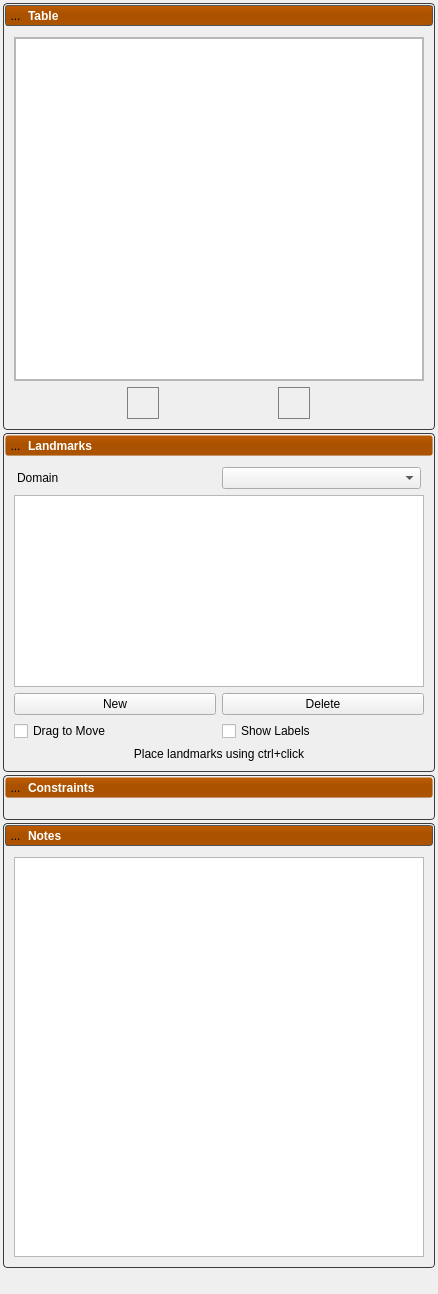
<?xml version="1.0" encoding="UTF-8"?>
<ui version="4.0">
 <class>DataTool</class>
 <widget class="QWidget" name="DataTool">
  <property name="geometry">
   <rect>
    <x>0</x>
    <y>0</y>
    <width>438</width>
    <height>1294</height>
   </rect>
  </property>
  <property name="windowTitle">
   <string>Form</string>
  </property>
  <property name="styleSheet">
   <string notr="true">

QWidget#widget {
 background-color: rgba(0,0,255,255);
}

QToolButton {
	border: 1px solid rgba( 0, 0, 0, 0 );
	margin: 0, 0, 0, 0;
	padding: 0, 0, 0, 0;
}

QToolButton:hover{
	background-color: rgba( 140, 140, 140, 50 );
}

QToolButton:pressed{
	border: 1px solid rgba( 100, 100, 100, 120 );
	background-color: rgba( 100, 100, 100, 200 );
}

QToolButton#add_button {
	border: 1px solid rgba( 128, 128, 128, 255 );
	margin: 0, 0, 0, 0;
	padding: 0, 0, 0, 0;
}

QToolButton#delete_button {
	border: 1px solid rgba( 128, 128, 128, 255 );
	margin: 0, 0, 0, 0;
	padding: 0, 0, 0, 0;
}


/************************************************************************/




/********************** table panel ***********************/

QLabel#table_label {
    color: white;
    font: bold;
}

QPushButton#table_header {
    background-color: qlineargradient(spread:pad, x1:0.5, y1:0, x2:0.5, y2:0.960227, stop:0 rgba(0, 0, 0, 0), stop:0.45 rgba(0, 0, 0, 30), stop:1 rgba(0, 0, 0, 25));
    border-radius: 3px;
}

QWidget#table_header_background {
    background-color: rgb( 192, 92, 0);
    border-radius: 3px;
    border: 1px solid rgb(90, 90, 90);
}

QWidget#table_panel {
    border-radius: 4px;
    border: 1px solid rgb(60, 60, 60);
    color: rgb(90, 90, 90);
}

/********************** notes panel ***********************/

QLabel#notes_label {
    color: white;
    font: bold;
}

QPushButton#notes_header {
    background-color: qlineargradient(spread:pad, x1:0.5, y1:0, x2:0.5, y2:0.960227, stop:0 rgba(0, 0, 0, 0), stop:0.45 rgba(0, 0, 0, 30), stop:1 rgba(0, 0, 0, 25));
    border-radius: 3px;
}

QWidget#notes_header_background {
    background-color: rgb( 192, 92, 0);
    border-radius: 3px;
    border: 1px solid rgb(90, 90, 90);
}

QWidget#notes_panel {
    border-radius: 4px;
    border: 1px solid rgb(60, 60, 60);
    color: rgb(90, 90, 90);
}



/********************** constraints panel ***********************/

QLabel#constraints_label {
    color: white;
    font: bold;
}

QPushButton#constraints_header {
    background-color: qlineargradient(spread:pad, x1:0.5, y1:0, x2:0.5, y2:0.960227, stop:0 rgba(0, 0, 0, 0), stop:0.45 rgba(0, 0, 0, 30), stop:1 rgba(0, 0, 0, 25));
    border-radius: 3px;
}

QWidget#constraints_header_background {
    background-color: rgb( 192, 92, 0);
    border-radius: 3px;
    border: 1px solid rgb(90 90, 90);
}

QWidget#constraints_panel {
    border-radius: 4px;
    border: 1px solid rgb(60, 60, 60);
    color: rgb(90, 90, 90);
}


/********************** landmarks panel ***********************/

QLabel#landmarks_label {
    color: white;
    font: bold;
}

QPushButton#landmarks_header {
    background-color: qlineargradient(spread:pad, x1:0.5, y1:0, x2:0.5, y2:0.960227, stop:0 rgba(0, 0, 0, 0), stop:0.45 rgba(0, 0, 0, 30), stop:1 rgba(0, 0, 0, 25));
    border-radius: 3px;
}

QWidget#landmarks_header_background {
    background-color: rgb( 192, 92, 0);
    border-radius: 3px;
    border: 1px solid rgb(90 90, 90);
}

QWidget#landmarks_panel {
    border-radius: 4px;
    border: 1px solid rgb(60, 60, 60);
    color: rgb(90, 90, 90);
}

/*********************************************/

QWidget#compactness_panel {
    border-radius: 4px;
    border: 1px solid rgb(60, 60, 60);
    color: rgb(90, 90, 90);
}

QWidget#generalization_panel {
    border-radius: 4px;
    border: 1px solid rgb(60, 60, 60);
    color: rgb(90, 90, 90);
}
QWidget#explained_variance_panel {
    border-radius: 4px;
    border: 1px solid rgb(60, 60, 60);
    color: rgb(90, 90, 90);
}

QWidget#specificity_panel {
    border-radius: 4px;
    border: 1px solid rgb(60, 60, 60);
    color: rgb(90, 90, 90);
}
</string>
  </property>
  <layout class="QVBoxLayout" name="verticalLayout">
   <property name="spacing">
    <number>3</number>
   </property>
   <property name="leftMargin">
    <number>3</number>
   </property>
   <property name="topMargin">
    <number>3</number>
   </property>
   <property name="rightMargin">
    <number>3</number>
   </property>
   <property name="bottomMargin">
    <number>3</number>
   </property>
   <item>
    <widget class="QWidget" name="table_panel" native="true">
     <property name="sizePolicy">
      <sizepolicy hsizetype="Preferred" vsizetype="Fixed">
       <horstretch>0</horstretch>
       <verstretch>0</verstretch>
      </sizepolicy>
     </property>
     <layout class="QVBoxLayout" name="verticalLayout_12">
      <property name="spacing">
       <number>2</number>
      </property>
      <property name="leftMargin">
       <number>2</number>
      </property>
      <property name="topMargin">
       <number>2</number>
      </property>
      <property name="rightMargin">
       <number>2</number>
      </property>
      <property name="bottomMargin">
       <number>2</number>
      </property>
      <item>
       <widget class="QWidget" name="table_header_background" native="true">
        <layout class="QVBoxLayout" name="verticalLayout_13">
         <property name="leftMargin">
          <number>0</number>
         </property>
         <property name="topMargin">
          <number>0</number>
         </property>
         <property name="rightMargin">
          <number>0</number>
         </property>
         <property name="bottomMargin">
          <number>0</number>
         </property>
         <item>
          <widget class="QPushButton" name="table_header">
           <property name="sizePolicy">
            <sizepolicy hsizetype="Preferred" vsizetype="Fixed">
             <horstretch>0</horstretch>
             <verstretch>0</verstretch>
            </sizepolicy>
           </property>
           <property name="minimumSize">
            <size>
             <width>215</width>
             <height>21</height>
            </size>
           </property>
           <layout class="QHBoxLayout" name="horizontalLayout_15">
            <property name="spacing">
             <number>2</number>
            </property>
            <property name="leftMargin">
             <number>0</number>
            </property>
            <property name="topMargin">
             <number>0</number>
            </property>
            <property name="rightMargin">
             <number>0</number>
            </property>
            <property name="bottomMargin">
             <number>0</number>
            </property>
            <item>
             <widget class="QToolButton" name="table_open_button">
              <property name="minimumSize">
               <size>
                <width>21</width>
                <height>21</height>
               </size>
              </property>
              <property name="maximumSize">
               <size>
                <width>21</width>
                <height>21</height>
               </size>
              </property>
              <property name="text">
               <string>...</string>
              </property>
              <property name="icon">
               <iconset resource="../Resources/ShapeWorksStudio.qrc">
                <normaloff>:/Studio/Images/RightArrowWhite.png</normaloff>
                <normalon>:/Studio/Images/DownArrowWhite.png</normalon>:/Studio/Images/RightArrowWhite.png</iconset>
              </property>
              <property name="checkable">
               <bool>true</bool>
              </property>
              <property name="checked">
               <bool>true</bool>
              </property>
             </widget>
            </item>
            <item>
             <widget class="QLabel" name="table_label">
              <property name="text">
               <string>Table</string>
              </property>
             </widget>
            </item>
           </layout>
          </widget>
         </item>
        </layout>
       </widget>
      </item>
      <item>
       <widget class="QWidget" name="table_content" native="true">
        <property name="minimumSize">
         <size>
          <width>0</width>
          <height>400</height>
         </size>
        </property>
        <layout class="QGridLayout" name="gridLayout">
         <item row="1" column="0">
          <layout class="QHBoxLayout" name="horizontalLayout2">
           <item>
            <widget class="QToolButton" name="delete_button">
             <property name="minimumSize">
              <size>
               <width>32</width>
               <height>32</height>
              </size>
             </property>
             <property name="maximumSize">
              <size>
               <width>32</width>
               <height>32</height>
              </size>
             </property>
             <property name="toolTip">
              <string>Remove shapes</string>
             </property>
             <property name="text">
              <string/>
             </property>
             <property name="icon">
              <iconset resource="../Resources/ShapeWorksStudio.qrc">
               <normaloff>:/Studio/Images/remove.png</normaloff>:/Studio/Images/remove.png</iconset>
             </property>
            </widget>
           </item>
           <item>
            <widget class="QToolButton" name="add_button">
             <property name="minimumSize">
              <size>
               <width>32</width>
               <height>32</height>
              </size>
             </property>
             <property name="maximumSize">
              <size>
               <width>32</width>
               <height>32</height>
              </size>
             </property>
             <property name="toolTip">
              <string>Import Shapes</string>
             </property>
             <property name="text">
              <string/>
             </property>
             <property name="icon">
              <iconset resource="../Resources/ShapeWorksStudio.qrc">
               <normaloff>:/Studio/Images/add.png</normaloff>:/Studio/Images/add.png</iconset>
             </property>
            </widget>
           </item>
          </layout>
         </item>
         <item row="0" column="0">
          <widget class="QScrollArea" name="scrollArea">
           <property name="widgetResizable">
            <bool>true</bool>
           </property>
           <widget class="QWidget" name="scrollAreaWidgetContents">
            <property name="geometry">
             <rect>
              <x>0</x>
              <y>0</y>
              <width>408</width>
              <height>340</height>
             </rect>
            </property>
            <layout class="QGridLayout" name="gridLayout_2">
             <property name="leftMargin">
              <number>0</number>
             </property>
             <property name="topMargin">
              <number>0</number>
             </property>
             <property name="rightMargin">
              <number>0</number>
             </property>
             <property name="bottomMargin">
              <number>0</number>
             </property>
             <item row="0" column="0">
              <widget class="QTableWidget" name="table"/>
             </item>
            </layout>
           </widget>
          </widget>
         </item>
        </layout>
       </widget>
      </item>
     </layout>
    </widget>
   </item>
   <item>
    <widget class="QWidget" name="landmarks_panel" native="true">
     <property name="sizePolicy">
      <sizepolicy hsizetype="Preferred" vsizetype="Fixed">
       <horstretch>0</horstretch>
       <verstretch>0</verstretch>
      </sizepolicy>
     </property>
     <layout class="QVBoxLayout" name="verticalLayout_8">
      <property name="spacing">
       <number>2</number>
      </property>
      <property name="leftMargin">
       <number>2</number>
      </property>
      <property name="topMargin">
       <number>2</number>
      </property>
      <property name="rightMargin">
       <number>2</number>
      </property>
      <property name="bottomMargin">
       <number>2</number>
      </property>
      <item>
       <widget class="QWidget" name="landmarks_header_background" native="true">
        <layout class="QVBoxLayout" name="verticalLayout_9">
         <property name="leftMargin">
          <number>0</number>
         </property>
         <property name="topMargin">
          <number>0</number>
         </property>
         <property name="rightMargin">
          <number>0</number>
         </property>
         <property name="bottomMargin">
          <number>0</number>
         </property>
         <item>
          <widget class="QPushButton" name="landmarks_header">
           <property name="sizePolicy">
            <sizepolicy hsizetype="Preferred" vsizetype="Fixed">
             <horstretch>0</horstretch>
             <verstretch>0</verstretch>
            </sizepolicy>
           </property>
           <property name="minimumSize">
            <size>
             <width>215</width>
             <height>21</height>
            </size>
           </property>
           <layout class="QHBoxLayout" name="horizontalLayout_5">
            <property name="spacing">
             <number>2</number>
            </property>
            <property name="leftMargin">
             <number>0</number>
            </property>
            <property name="topMargin">
             <number>0</number>
            </property>
            <property name="rightMargin">
             <number>0</number>
            </property>
            <property name="bottomMargin">
             <number>0</number>
            </property>
            <item>
             <widget class="QToolButton" name="landmarks_open_button">
              <property name="minimumSize">
               <size>
                <width>21</width>
                <height>21</height>
               </size>
              </property>
              <property name="maximumSize">
               <size>
                <width>21</width>
                <height>21</height>
               </size>
              </property>
              <property name="text">
               <string>...</string>
              </property>
              <property name="icon">
               <iconset resource="../Resources/ShapeWorksStudio.qrc">
                <normaloff>:/Studio/Images/RightArrowWhite.png</normaloff>
                <normalon>:/Studio/Images/DownArrowWhite.png</normalon>:/Studio/Images/RightArrowWhite.png</iconset>
              </property>
              <property name="checkable">
               <bool>true</bool>
              </property>
              <property name="checked">
               <bool>true</bool>
              </property>
             </widget>
            </item>
            <item>
             <widget class="QLabel" name="landmarks_label">
              <property name="text">
               <string>Landmarks</string>
              </property>
             </widget>
            </item>
           </layout>
          </widget>
         </item>
        </layout>
       </widget>
      </item>
      <item>
       <widget class="QWidget" name="landmarks_content" native="true">
        <layout class="QGridLayout" name="gridLayout_12">
         <item row="1" column="0" colspan="2">
          <widget class="QTableView" name="landmark_table">
           <property name="alternatingRowColors">
            <bool>true</bool>
           </property>
           <property name="selectionMode">
            <enum>QAbstractItemView::ContiguousSelection</enum>
           </property>
          </widget>
         </item>
         <item row="3" column="0">
          <widget class="QCheckBox" name="landmark_drag_mode">
           <property name="text">
            <string>Drag to Move</string>
           </property>
          </widget>
         </item>
         <item row="2" column="0">
          <widget class="QPushButton" name="new_landmark_button">
           <property name="text">
            <string>New</string>
           </property>
          </widget>
         </item>
         <item row="2" column="1">
          <widget class="QPushButton" name="delete_landmark_button">
           <property name="text">
            <string>Delete</string>
           </property>
          </widget>
         </item>
         <item row="0" column="0" colspan="2">
          <widget class="QWidget" name="domainWidget" native="true">
           <layout class="QHBoxLayout" name="horizontalLayout">
            <property name="leftMargin">
             <number>3</number>
            </property>
            <property name="topMargin">
             <number>0</number>
            </property>
            <property name="rightMargin">
             <number>3</number>
            </property>
            <property name="bottomMargin">
             <number>0</number>
            </property>
            <item>
             <widget class="QLabel" name="label">
              <property name="text">
               <string>Domain</string>
              </property>
             </widget>
            </item>
            <item>
             <widget class="QComboBox" name="domainBox"/>
            </item>
           </layout>
          </widget>
         </item>
         <item row="4" column="0" colspan="2">
          <widget class="QLabel" name="landmark_help">
           <property name="text">
            <string>Place landmarks using ctrl+click</string>
           </property>
           <property name="alignment">
            <set>Qt::AlignCenter</set>
           </property>
          </widget>
         </item>
         <item row="3" column="1">
          <widget class="QCheckBox" name="show_landmark_labels">
           <property name="text">
            <string>Show Labels</string>
           </property>
          </widget>
         </item>
        </layout>
       </widget>
      </item>
     </layout>
    </widget>
   </item>
   <item>
    <widget class="QWidget" name="constraints_panel" native="true">
     <property name="sizePolicy">
      <sizepolicy hsizetype="Preferred" vsizetype="Fixed">
       <horstretch>0</horstretch>
       <verstretch>0</verstretch>
      </sizepolicy>
     </property>
     <layout class="QVBoxLayout" name="verticalLayout_6">
      <property name="spacing">
       <number>2</number>
      </property>
      <property name="leftMargin">
       <number>2</number>
      </property>
      <property name="topMargin">
       <number>2</number>
      </property>
      <property name="rightMargin">
       <number>2</number>
      </property>
      <property name="bottomMargin">
       <number>2</number>
      </property>
      <item>
       <widget class="QWidget" name="constraints_header_background" native="true">
        <layout class="QVBoxLayout" name="verticalLayout_7">
         <property name="leftMargin">
          <number>0</number>
         </property>
         <property name="topMargin">
          <number>0</number>
         </property>
         <property name="rightMargin">
          <number>0</number>
         </property>
         <property name="bottomMargin">
          <number>0</number>
         </property>
         <item>
          <widget class="QPushButton" name="constraints_header">
           <property name="sizePolicy">
            <sizepolicy hsizetype="Preferred" vsizetype="Fixed">
             <horstretch>0</horstretch>
             <verstretch>0</verstretch>
            </sizepolicy>
           </property>
           <property name="minimumSize">
            <size>
             <width>215</width>
             <height>21</height>
            </size>
           </property>
           <layout class="QHBoxLayout" name="horizontalLayout_4">
            <property name="spacing">
             <number>2</number>
            </property>
            <property name="leftMargin">
             <number>0</number>
            </property>
            <property name="topMargin">
             <number>0</number>
            </property>
            <property name="rightMargin">
             <number>0</number>
            </property>
            <property name="bottomMargin">
             <number>0</number>
            </property>
            <item>
             <widget class="QToolButton" name="constraints_open_button">
              <property name="minimumSize">
               <size>
                <width>21</width>
                <height>21</height>
               </size>
              </property>
              <property name="maximumSize">
               <size>
                <width>21</width>
                <height>21</height>
               </size>
              </property>
              <property name="text">
               <string>...</string>
              </property>
              <property name="icon">
               <iconset resource="../Resources/ShapeWorksStudio.qrc">
                <normaloff>:/Studio/Images/RightArrowWhite.png</normaloff>
                <normalon>:/Studio/Images/DownArrowWhite.png</normalon>:/Studio/Images/RightArrowWhite.png</iconset>
              </property>
              <property name="checkable">
               <bool>true</bool>
              </property>
              <property name="checked">
               <bool>true</bool>
              </property>
             </widget>
            </item>
            <item>
             <widget class="QLabel" name="constraints_label">
              <property name="text">
               <string>Constraints</string>
              </property>
             </widget>
            </item>
           </layout>
          </widget>
         </item>
        </layout>
       </widget>
      </item>
      <item>
       <widget class="QWidget" name="constraints_content" native="true">
        <layout class="QGridLayout" name="gridLayout_14"/>
       </widget>
      </item>
     </layout>
    </widget>
   </item>
   <item>
    <widget class="QWidget" name="notes_panel" native="true">
     <property name="sizePolicy">
      <sizepolicy hsizetype="Preferred" vsizetype="Fixed">
       <horstretch>0</horstretch>
       <verstretch>0</verstretch>
      </sizepolicy>
     </property>
     <layout class="QVBoxLayout" name="verticalLayout_10">
      <property name="spacing">
       <number>2</number>
      </property>
      <property name="leftMargin">
       <number>2</number>
      </property>
      <property name="topMargin">
       <number>2</number>
      </property>
      <property name="rightMargin">
       <number>2</number>
      </property>
      <property name="bottomMargin">
       <number>2</number>
      </property>
      <item>
       <widget class="QWidget" name="notes_header_background" native="true">
        <layout class="QVBoxLayout" name="verticalLayout_11">
         <property name="leftMargin">
          <number>0</number>
         </property>
         <property name="topMargin">
          <number>0</number>
         </property>
         <property name="rightMargin">
          <number>0</number>
         </property>
         <property name="bottomMargin">
          <number>0</number>
         </property>
         <item>
          <widget class="QPushButton" name="notes_header">
           <property name="sizePolicy">
            <sizepolicy hsizetype="Preferred" vsizetype="Fixed">
             <horstretch>0</horstretch>
             <verstretch>0</verstretch>
            </sizepolicy>
           </property>
           <property name="minimumSize">
            <size>
             <width>215</width>
             <height>21</height>
            </size>
           </property>
           <layout class="QHBoxLayout" name="horizontalLayout_6">
            <property name="spacing">
             <number>2</number>
            </property>
            <property name="leftMargin">
             <number>0</number>
            </property>
            <property name="topMargin">
             <number>0</number>
            </property>
            <property name="rightMargin">
             <number>0</number>
            </property>
            <property name="bottomMargin">
             <number>0</number>
            </property>
            <item>
             <widget class="QToolButton" name="notes_open_button">
              <property name="minimumSize">
               <size>
                <width>21</width>
                <height>21</height>
               </size>
              </property>
              <property name="maximumSize">
               <size>
                <width>21</width>
                <height>21</height>
               </size>
              </property>
              <property name="text">
               <string>...</string>
              </property>
              <property name="icon">
               <iconset resource="../Resources/ShapeWorksStudio.qrc">
                <normaloff>:/Studio/Images/RightArrowWhite.png</normaloff>
                <normalon>:/Studio/Images/DownArrowWhite.png</normalon>:/Studio/Images/RightArrowWhite.png</iconset>
              </property>
              <property name="checkable">
               <bool>true</bool>
              </property>
              <property name="checked">
               <bool>true</bool>
              </property>
             </widget>
            </item>
            <item>
             <widget class="QLabel" name="notes_label">
              <property name="text">
               <string>Notes</string>
              </property>
             </widget>
            </item>
           </layout>
          </widget>
         </item>
        </layout>
       </widget>
      </item>
      <item>
       <widget class="QWidget" name="notes_content" native="true">
        <property name="sizePolicy">
         <sizepolicy hsizetype="Preferred" vsizetype="MinimumExpanding">
          <horstretch>0</horstretch>
          <verstretch>0</verstretch>
         </sizepolicy>
        </property>
        <layout class="QGridLayout" name="gridLayout_19">
         <item row="0" column="0">
          <widget class="QTextEdit" name="notes">
           <property name="minimumSize">
            <size>
             <width>0</width>
             <height>400</height>
            </size>
           </property>
           <property name="html">
            <string>&lt;!DOCTYPE HTML PUBLIC &quot;-//W3C//DTD HTML 4.0//EN&quot; &quot;http://www.w3.org/TR/REC-html40/strict.dtd&quot;&gt;
&lt;html&gt;&lt;head&gt;&lt;meta name=&quot;qrichtext&quot; content=&quot;1&quot; /&gt;&lt;style type=&quot;text/css&quot;&gt;
p, li { white-space: pre-wrap; }
&lt;/style&gt;&lt;/head&gt;&lt;body style=&quot; font-family:'.AppleSystemUIFont'; font-size:13pt; font-weight:400; font-style:normal;&quot;&gt;
&lt;p style=&quot;-qt-paragraph-type:empty; margin-top:0px; margin-bottom:0px; margin-left:0px; margin-right:0px; -qt-block-indent:0; text-indent:0px;&quot;&gt;&lt;br /&gt;&lt;/p&gt;&lt;/body&gt;&lt;/html&gt;</string>
           </property>
          </widget>
         </item>
        </layout>
       </widget>
      </item>
     </layout>
    </widget>
   </item>
   <item>
    <spacer name="verticalSpacer">
     <property name="orientation">
      <enum>Qt::Vertical</enum>
     </property>
     <property name="sizeHint" stdset="0">
      <size>
       <width>20</width>
       <height>40</height>
      </size>
     </property>
    </spacer>
   </item>
  </layout>
 </widget>
 <resources>
  <include location="../Resources/ShapeWorksStudio.qrc"/>
 </resources>
 <connections/>
</ui>
